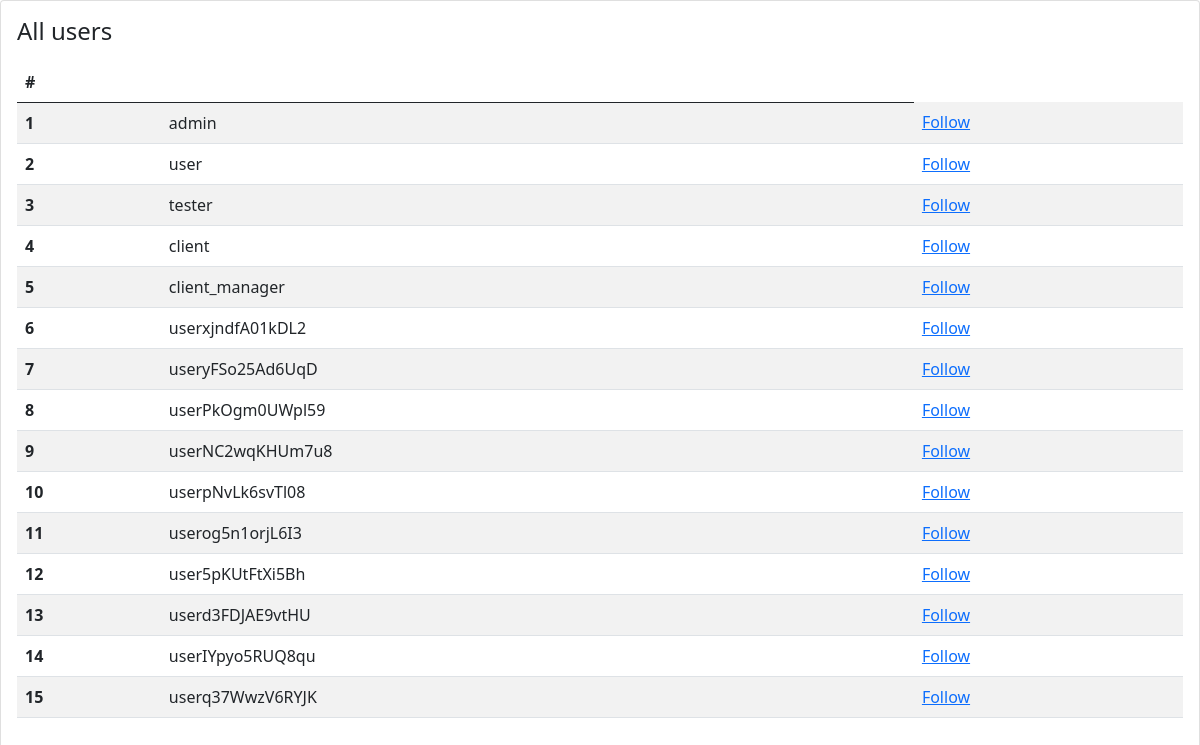
Page /all/ on the committed database.
### tweet_app/models.py (models this page shows, shortened)
class User(AbstractUser):
    mobile=models.CharField(max_length=10,null=True)

### tweet_app/views.py (the view)
# urls.py: path('all/',all_users,name='all_users'),
def all_users(request):
    users=User.objects.all()
    return render(request,'allusers.html',{'users':users})

### templates/allusers.html (shortened to what this page needs)
{% extends 'base.html' %}
{% block content %}
<div class="col-lg-12 grid-margin stretch-card">
          <div class="card">
            <div class="card-body">
              <h4 class="card-title">All users</h4>
              <div class="table-responsive">
                <table class="table table-striped">
                  <thead>
                    <tr>
                      <th> #</th>
                      <th>  </th>
                    </tr>
                  </thead>
                  <tbody>
                      {% for user in users %}
                    <tr>
                      <th scope="row">{{forloop.counter}}</th>
                      <td>{{user.username}}</td>
                      <td><a href="{% url 'follow' user.id %}">Follow</a></td>
                    </tr>
                    {% endfor %}
                  </tbody>
                </table>
              </div>
            </div>
          </div>
        </div>
{% endblock %}

### rows in the picture
User: username "admin"
User: username "user"
User: username "tester"
User: username "client"
User: username "client_manager"
User: username "userxjndfA01kDL2"
User: username "useryFSo25Ad6UqD"
User: username "userPkOgm0UWpl59"
User: username "userNC2wqKHUm7u8"
User: username "userpNvLk6svTl08"
User: username "userog5n1orjL6I3"
User: username "user5pKUtFtXi5Bh"
User: username "userd3FDJAE9vtHU"
User: username "userIYpyo5RUQ8qu"
User: username "userq37WwzV6RYJK"
